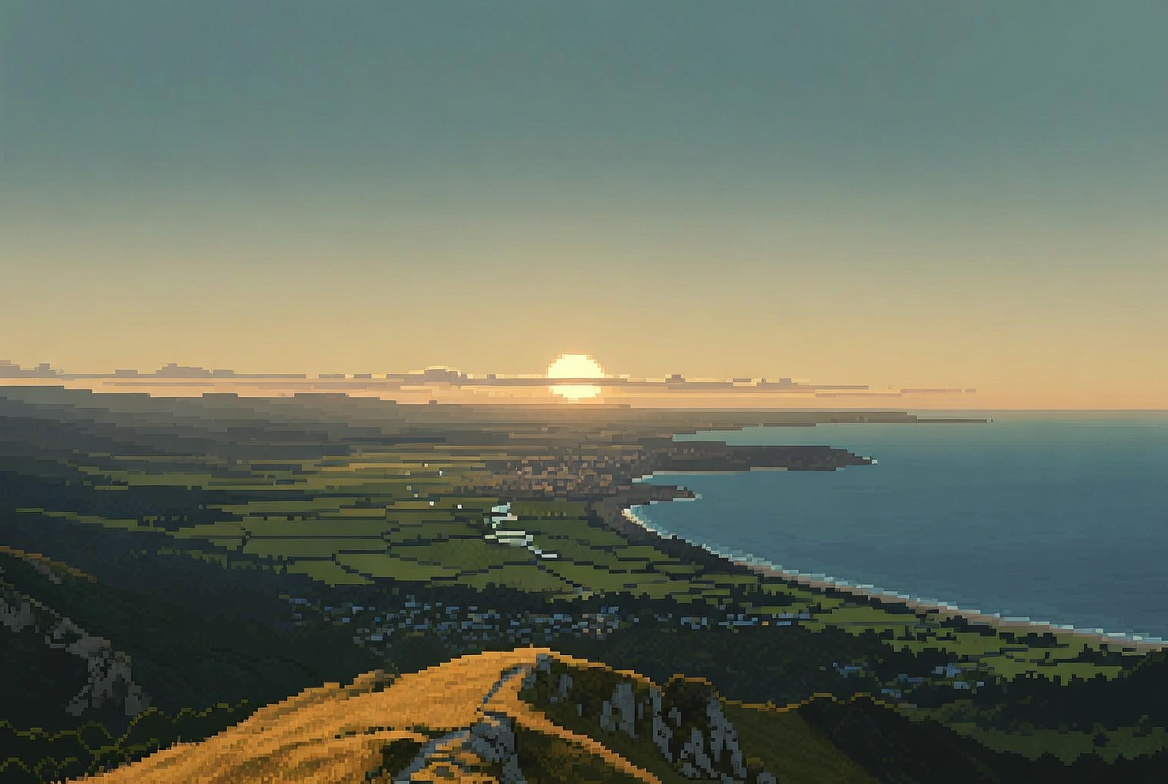
#> input picture TITLE.jpg, 1168 x 784 px
$ python make_title.py ../TITLE.jpg
#> lines starting #> are read from the running program, lines starting #| are printed output that depends on the picture
#!/usr/bin/env python3
"""Convert a source image into the Pounamu title screen backdrop.
Replaces graphics/title_screen/{rayquaza.png,rayquaza.bin,rayquaza_and_clouds.pal}
and blanks the clouds layer. Budget: <=512 unique tiles, 14 colors (slots 1-14
of palette 14; slot 15 is animated by UpdateLegendaryMarkingColor, slot 0 transparent).
"""
import sys, struct
from PIL import Image
import numpy as np

SRC = sys.argv[1]
GFXDIR = 'graphics/title_screen'
NCOLORS = 14
MAXTILES = 512

im = Image.open(SRC).convert('RGB').resize((240,160), Image.LANCZOS)
a = np.asarray(im)
lum = a.astype(int).sum(axis=2)
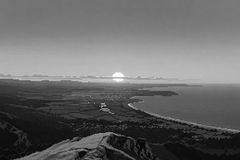
#> lum: shape (160, 240) int64; min 38, max 716, mean 316.2; drawn with min black and max white
sun_px = a[lum >= np.percentile(lum, 99.7)]
#> sun_px = 116 rows, first 8: [237, 210, 150], [242, 230, 172], [244, 228, 173], [243, 228, 171], [243, 228, 174], [239, 216, 154], [243, 223, 163], [248, 246, 195]
r_, g_, b_ = a[...,0].astype(int), a[...,1].astype(int), a[...,2].astype(int)
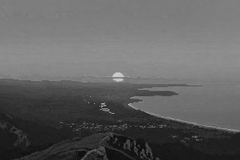
#> b_: shape (160, 240) int64; min 9, max 207, mean 97
green_px = a[(g_ > r_*0.95) & (g_ > b_*1.1) & (lum > 150) & (lum < 620)]
boost = np.vstack([a.reshape(-1,3)] + [sun_px]*40 + ([green_px]*6 if len(green_px) else []))
side = int(len(boost)**0.5)
#> side = 301
boost_img = Image.fromarray(boost[:side*side].reshape(side,side,3))
pal_src = boost_img.quantize(colors=NCOLORS, method=Image.MEDIANCUT, kmeans=25, dither=Image.Dither.NONE)
# hybrid: flat sky (dedups tiles), dithered land (keeps tonality)
SKY_SPLIT = 12
q = im.quantize(palette=pal_src, dither=Image.Dither.NONE)
qd = im.quantize(palette=pal_src, dither=Image.Dither.FLOYDSTEINBERG)
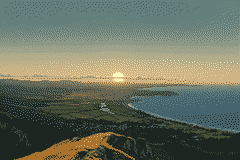
#> qd: PIL image 240x160 P; mean R, G, B 106.4, 113.6, 97.3
q.paste(qd.crop((0,SKY_SPLIT,240,160)), (0,SKY_SPLIT))
pal = pal_src.getpalette()[:NCOLORS*3]
#> pal = 42 values, max 251 at index 0, min 29 at index 39, mean 125.9
px = np.asarray(q, dtype=np.uint8) + 1      # shift to indices 1..14 (0 = transparent)

# compose into 256x256 map (32x32 tiles); pad with the sky color (top-left pixel)
full = np.full((256,256), px[0,0], dtype=np.uint8)
#> full: shape (256, 256); every value is 9
full[:160,:240] = px
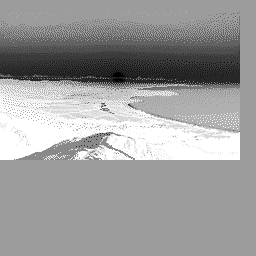
#> full: shape (256, 256); min 1, max 14, mean 8.98; drawn with min black and max white

# cut into tiles, dedup with flips
tiles = {}
order = []
tilemap = np.zeros((32,32), dtype=np.uint16)
def key(t): return t.tobytes()
for ty in range(32):
    for tx in range(32):
        t = full[ty*8:(ty+1)*8, tx*8:(tx+1)*8]
        cands = [(t,0,0),(t[:, ::-1],1,0),(t[::-1,:],0,1),(t[::-1,::-1],1,1)]
        hit=None
        for c,hf,vf in cands:
            k=key(c)
            if k in tiles: hit=(tiles[k],hf,vf); break
        if hit is None:
            idx=len(order)
            tiles[key(t)]=idx
            order.append(t.copy())
            hit=(idx,0,0)
        idx,hf,vf=hit
        tilemap[ty,tx] = idx | (hf<<10) | (vf<<11) | (14<<12)
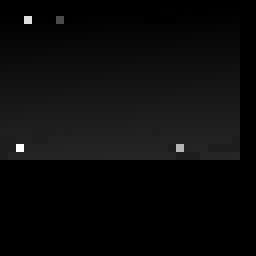
#> tilemap: shape (32, 32) uint16 (shown 8 times larger); min 57344, max 60873, mean 57498.7; drawn with min black and max white
#> after the loop, order = 527 items; tiles = 527 items
n=len(order)
#> n = 527
print('unique tiles (exact):',n)
#| unique tiles (exact): 527
# approximate merge: collapse tiles differing by <= T pixels until within budget
T=0
while n>MAXTILES and T<6:
    T+=1
    arr=np.stack(order)                       # (n,8,8)
    keep=[]; remap={}
    for i in range(len(arr)):
        merged=False
        ti=arr[i]
        for j in keep:
            for cand in (arr[j],arr[j][:, ::-1],arr[j][::-1,:],arr[j][::-1,::-1]):
                if int((ti!=cand).sum())<=T:
                    remap[i]=j; merged=True; break
            if merged: break
        if not merged:
            remap[i]=i; keep.append(i)
    # rebuild order + tilemap indices
    newindex={}
    neworder=[]
    for j in keep:
        newindex[j]=len(neworder); neworder.append(order[j])
    flat=tilemap.flatten()
    for k in range(len(flat)):
        e=int(flat[k]); idx=e&0x3FF
        tgt=newindex[remap[idx]]
        flat[k]=(e & ~0x3FF)|tgt
    tilemap=flat.reshape(32,32)
    order=neworder; n=len(order)
    print(f'approx merge T={T}: {n} tiles')
#> this loop made 1 pass
#> (T, n) on pass 1: (1, 509)
#| approx merge T=1: 509 tiles
#> after the loop, T = 1
if n>MAXTILES:
    print('over budget even after merging', file=sys.stderr); sys.exit(2)

# tilesheet png: 16 tiles wide
rows=(n+15)//16
#> rows = 32
sheet=np.zeros((rows*8,128),dtype=np.uint8)
for i,t in enumerate(order):
    r,c=divmod(i,16)
    sheet[r*8:(r+1)*8, c*8:(c+1)*8]=t
#> this loop made 509 passes
#> (r, c) on passes 1 to 3: (0, 0), (0, 1), (0, 2)
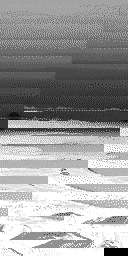
#> sheet: shape (256, 128); min 0, max 14, mean 8.62; drawn with min black and max white
out=Image.fromarray(sheet, mode='P')
#> out: PIL image 128x256 P; every value is 0
palette=[0,0,0]+pal+[0,0,0]*(16-1-NCOLORS)
#> palette = 48 values, max 251 at index 3, min 0 at index 0, mean 110.2
out.putpalette(palette+[0,0,0]*(256-16))
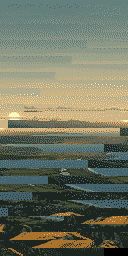
#> out: PIL image 128x256 P; mean R, G, B 111.3, 115.9, 97.3
out.save(f'{GFXDIR}/rayquaza.png')

# tilemap bin
open(f'{GFXDIR}/rayquaza.bin','wb').write(tilemap.astype('<u2').tobytes())

# JASC palette (16 entries)
with open(f'{GFXDIR}/rayquaza_and_clouds.pal','w') as f:
    f.write('JASC-PAL\r\n0100\r\n16\r\n')
    f.write('0 0 0\r\n')
    for i in range(NCOLORS):
        f.write(f'{pal[i*3]} {pal[i*3+1]} {pal[i*3+2]}\r\n')
    f.write('0 0 0\r\n')

# recolor the vanilla cloud wisps into our palette (keeps the misty drift effect)
#> (the run stopped early here; a loop or call above may not have finished)
